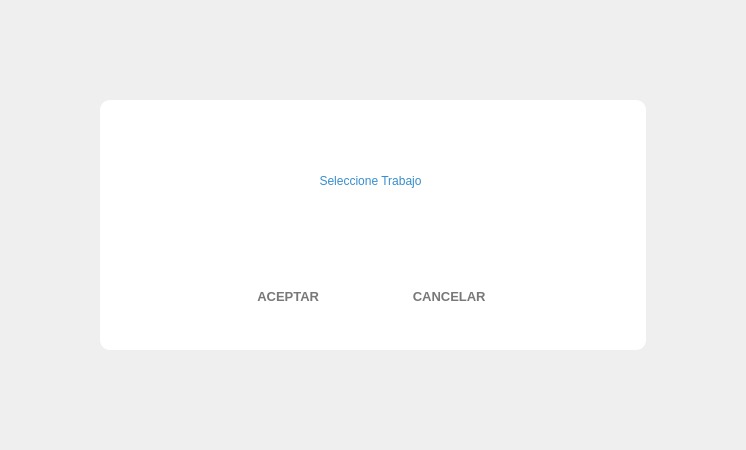
<?xml version="1.0" encoding="UTF-8"?>
<ui version="4.0">
 <class>Select_File_to_Download</class>
 <widget class="QDialog" name="Select_File_to_Download">
  <property name="geometry">
   <rect>
    <x>0</x>
    <y>0</y>
    <width>746</width>
    <height>450</height>
   </rect>
  </property>
  <property name="minimumSize">
   <size>
    <width>0</width>
    <height>100</height>
   </size>
  </property>
  <property name="windowTitle">
   <string>Dialog</string>
  </property>
  <widget class="MyLabelShine" name="label_background">
   <property name="geometry">
    <rect>
     <x>100</x>
     <y>100</y>
     <width>546</width>
     <height>250</height>
    </rect>
   </property>
   <property name="styleSheet">
    <string notr="true">background-color: #FFFFFF; 
border-radius: 10px;
/*border: 2px solid #368DCE;*/</string>
   </property>
   <property name="text">
    <string/>
   </property>
   <property name="alignment">
    <set>Qt::AlignCenter</set>
   </property>
  </widget>
  <widget class="my_label" name="lb_logo">
   <property name="geometry">
    <rect>
     <x>110</x>
     <y>110</y>
     <width>52</width>
     <height>42</height>
    </rect>
   </property>
   <property name="minimumSize">
    <size>
     <width>0</width>
     <height>0</height>
    </size>
   </property>
   <property name="maximumSize">
    <size>
     <width>200</width>
     <height>240</height>
    </size>
   </property>
   <property name="styleSheet">
    <string notr="true">border-image: url(:/icons/app_logo.png);</string>
   </property>
   <property name="text">
    <string/>
   </property>
   <property name="scaledContents">
    <bool>false</bool>
   </property>
   <property name="alignment">
    <set>Qt::AlignCenter</set>
   </property>
   <property name="wordWrap">
    <bool>false</bool>
   </property>
  </widget>
  <widget class="QLabel" name="label_2">
   <property name="geometry">
    <rect>
     <x>250</x>
     <y>170</y>
     <width>241</width>
     <height>21</height>
    </rect>
   </property>
   <property name="styleSheet">
    <string notr="true">font: 63 12pt &quot;Segoe UI Semibold&quot;;
color: rgb(54, 141, 206);</string>
   </property>
   <property name="text">
    <string>Seleccione Trabajo</string>
   </property>
   <property name="alignment">
    <set>Qt::AlignCenter</set>
   </property>
  </widget>
  <widget class="QPushButton" name="pb_close">
   <property name="geometry">
    <rect>
     <x>600</x>
     <y>110</y>
     <width>31</width>
     <height>31</height>
    </rect>
   </property>
   <property name="minimumSize">
    <size>
     <width>0</width>
     <height>0</height>
    </size>
   </property>
   <property name="styleSheet">
    <string notr="true">border-image: url(:/icons/close.png);
color: rgb(255, 255, 255);</string>
   </property>
   <property name="text">
    <string/>
   </property>
   <property name="autoDefault">
    <bool>true</bool>
   </property>
   <property name="flat">
    <bool>true</bool>
   </property>
  </widget>
  <widget class="MyLabelSpinner" name="cb_selections">
   <property name="geometry">
    <rect>
     <x>170</x>
     <y>205</y>
     <width>401</width>
     <height>31</height>
    </rect>
   </property>
   <property name="font">
    <font>
     <family>Segoe UI</family>
     <pointsize>12</pointsize>
     <weight>50</weight>
     <bold>false</bold>
    </font>
   </property>
   <property name="styleSheet">
    <string notr="true">background-color: #FFFFFF; 
border-radius: 6px;
color:rgb(50, 50, 50);</string>
   </property>
   <property name="text">
    <string/>
   </property>
   <property name="alignment">
    <set>Qt::AlignCenter</set>
   </property>
  </widget>
  <widget class="QWidget" name="layoutWidget_2">
   <property name="geometry">
    <rect>
     <x>240</x>
     <y>280</y>
     <width>261</width>
     <height>32</height>
    </rect>
   </property>
   <layout class="QHBoxLayout" name="horizontalLayout_3">
    <item>
     <widget class="QPushButton" name="pb_aceptar">
      <property name="minimumSize">
       <size>
        <width>100</width>
        <height>30</height>
       </size>
      </property>
      <property name="font">
       <font>
        <family>Segoe UI</family>
        <pointsize>10</pointsize>
        <weight>75</weight>
        <bold>true</bold>
       </font>
      </property>
      <property name="styleSheet">
       <string notr="true">QPushButton{
	border-radius: 3px;
	color:rgb(120, 120, 120);
}
QPushButton:hover:!pressed{
	  background-color: #EEEEEE; 
}</string>
      </property>
      <property name="text">
       <string>ACEPTAR </string>
      </property>
      <property name="icon">
       <iconset resource="assets.qrc">
        <normaloff>:/icons/accept.png</normaloff>:/icons/accept.png</iconset>
      </property>
      <property name="iconSize">
       <size>
        <width>30</width>
        <height>20</height>
       </size>
      </property>
      <property name="flat">
       <bool>true</bool>
      </property>
     </widget>
    </item>
    <item>
     <spacer name="horizontalSpacer_4">
      <property name="orientation">
       <enum>Qt::Horizontal</enum>
      </property>
      <property name="sizeHint" stdset="0">
       <size>
        <width>40</width>
        <height>20</height>
       </size>
      </property>
     </spacer>
    </item>
    <item>
     <widget class="QPushButton" name="pb_cancelar">
      <property name="minimumSize">
       <size>
        <width>100</width>
        <height>30</height>
       </size>
      </property>
      <property name="font">
       <font>
        <family>Segoe UI</family>
        <pointsize>10</pointsize>
        <weight>75</weight>
        <bold>true</bold>
       </font>
      </property>
      <property name="styleSheet">
       <string notr="true">QPushButton{
	border-radius: 3px;
	color:rgb(120, 120, 120);
}
QPushButton:hover:!pressed{
	  background-color: #EEEEEE; 
}</string>
      </property>
      <property name="text">
       <string>CANCELAR </string>
      </property>
      <property name="icon">
       <iconset resource="assets.qrc">
        <normaloff>:/icons/cancel.png</normaloff>:/icons/cancel.png</iconset>
      </property>
      <property name="iconSize">
       <size>
        <width>30</width>
        <height>20</height>
       </size>
      </property>
      <property name="flat">
       <bool>true</bool>
      </property>
     </widget>
    </item>
   </layout>
  </widget>
 </widget>
 <customwidgets>
  <customwidget>
   <class>MyLabelSpinner</class>
   <extends>QLabel</extends>
   <header location="global">mylabelspinner.h</header>
  </customwidget>
  <customwidget>
   <class>my_label</class>
   <extends>QLabel</extends>
   <header location="global">my_label.h</header>
  </customwidget>
  <customwidget>
   <class>MyLabelShine</class>
   <extends>QLabel</extends>
   <header location="global">mylabelshine.h</header>
  </customwidget>
 </customwidgets>
 <resources>
  <include location="assets.qrc"/>
 </resources>
 <connections/>
</ui>
